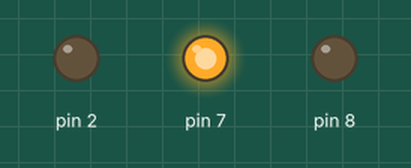
Bench run of a sketch on a simulated Arduino Uno, built with avr-gcc and run on an emulated ATmega328P. Parts: output pins drawn as LEDs (lit = HIGH).

Above: at 0.5 s.
At 3.5 s:
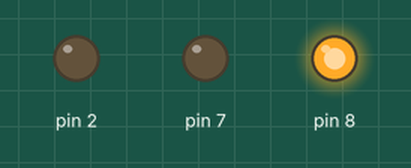
At 6.5 s:
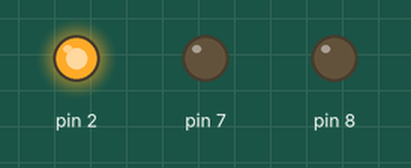
At 8.0 s:
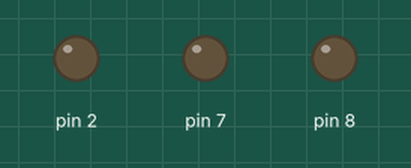
Timing chart, 0 to 11.7 s (numbered marks = the images above):
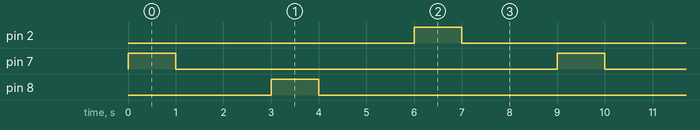

The sketch:

traffic_light_project.ino
```cpp
// C++ code
//
void setup()
{
  pinMode(8, OUTPUT);
    pinMode(2, OUTPUT);
      pinMode(7, OUTPUT);
}

void loop()
{

  digitalWrite(7, HIGH);
  delay(1000); // Wait for 1000 millisecond(s)
  digitalWrite(7, LOW);
  delay(2000); // Wait for 1000 millisecond(s)


  digitalWrite(8, HIGH);
  delay(1000); // Wait for 1000 millisecond(s)
  digitalWrite(8, LOW);
  delay(2000); // Wait for 1000 millisecond(s)


  digitalWrite(2, HIGH);
  delay(1000); // Wait for 1000 millisecond(s)
  digitalWrite(2, LOW);
  delay(2000); // Wait for 1000 millisecond(s)

}
```

Measured:
- by itself, pin 2, pin 7, pin 8: alternates HIGH for 1.0 s and LOW for 8.0 s
- by itself, everything shown: repeats every 9.0 s, in 6 steps
